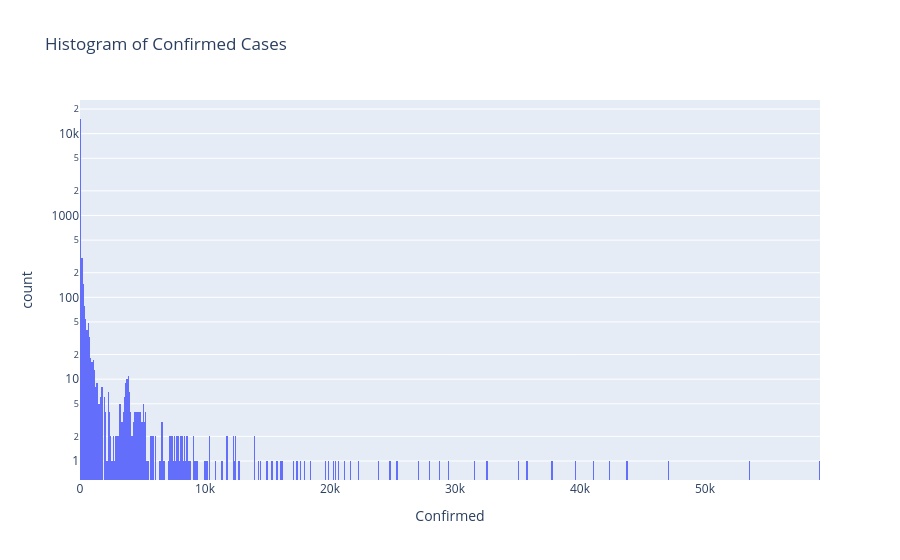

This figure's notebook cell:
### Code cell
import plotly.express as px
import seaborn as sns
import matplotlib.pyplot as plt

# Histogram
fig = px.histogram(full_table, x="Confirmed", log_y=True, title="Histogram of Confirmed Cases")
fig.show()

# Correlation Heatmap
sns.heatmap(full_table[cols].corr(), annot=True, cmap='coolwarm')
plt.title("Correlation Heatmap")
plt.show()

# Mean & Median
print("Mean:\n", full_table[cols].mean())
print("\nMedian:\n", full_table[cols].median())

# Compare (เปรียบเทียบข้อมูลสรุปรวมรายประเทศ)
print("\nComparison by Country:\n", full_table.groupby('Country/Region')[cols].sum().head())

### Figure 1 — Plotly figure (JSON) as saved in the notebook; plotly's stock layout.template omitted (floating-point values rounded to 4 significant figures; data arrays with more than 128 entries replaced by an {"elided": "..."} marker saying what was removed)
{"data": [{"bingroup": "x", "hovertemplate": "Confirmed=%{x}<br>count=%{y}<extra></extra>", "legendgroup": "", "marker": {"color": "#636efa", "pattern": {"shape": ""}}, "name": "", "orientation": "v", "showlegend": false, "type": "histogram", "x": {"elided": "16156 int values"}, "xaxis": "x", "yaxis": "y"}], "layout": {"barmode": "relative", "legend": {"tracegroupgap": 0}, "title": {"text": "Histogram of Confirmed Cases"}, "xaxis": {"anchor": "y", "domain": [0, 1], "title": {"text": "Confirmed"}}, "yaxis": {"anchor": "x", "domain": [0, 1], "title": {"text": "count"}, "type": "log"}}}
